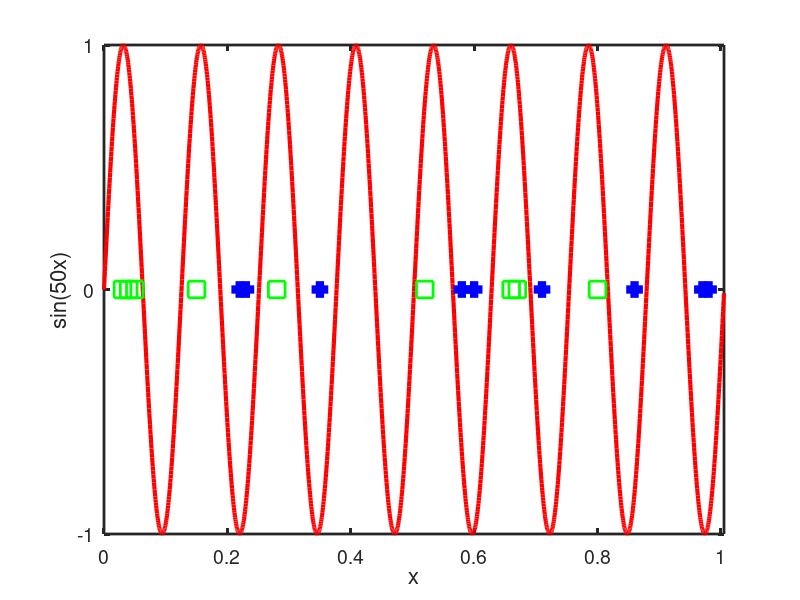

Here is the MATLAB script that generated this plot: (Note: this script raises an error after producing the figure.)

domain = 0:0.0005:1.005;
f = @(x)sin(50*x);

hollow = [0.03,0.04,0.05,0.15,0.28,0.52,0.66,0.67,0.8];
solid =  [0.22,0.23,0.35,0.58,0.6,0.71,0.86,0.97,0.98];


plot(domain,f(domain),'-r','LineWidth',3); hold on;

plot(hollow,zeros(1,numel(hollow)),'sg','LineWidth',2,'MarkerSize',12);
plot(solid,zeros(1,numel(solid)),'sb','LineWidth',6,'MarkerSize',6);


set(gca,'XTick'     ,0:0.2:1,...
        'YTick'     ,-1:1,...
        'XLim'      ,[0,1.005],...
        'YLim'      ,[-1.0,1.0],...
        'FontSize'  ,14,...
        'LineWidth' ,2,...
        'box'       ,'on');

xlabel('x','FontSize',16);
ylabel('sin(50x)','FontSize',16);

maximizeFigure;
p = get(gcf,'Position');
p(4) = p(4) / 2;
set(gcf,'Position',p);
pdfcrop;
